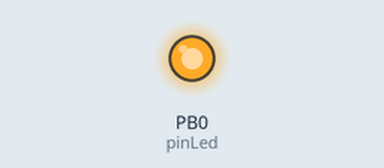
Recording of a program running on a simulated ATtiny85, built with avr-gcc and run on an emulated ATtiny85. Parts: output pins drawn as LEDs (lit = HIGH).

Above: at 0.1 s.
At 4.1 s:
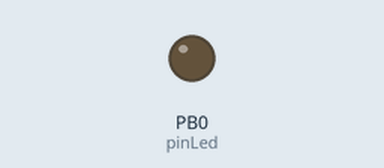
Timing chart, 0 to 6.2 s (numbered marks = the images above):
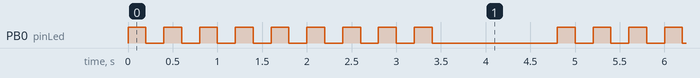

Measured:
- by itself, PB0 (pinLed): repeats every 4.8 s: 8 × (LOW 0.20 s, HIGH 0.20 s), LOW 1.4 s, HIGH 0.20 s
- by itself, everything shown: repeats every 4.8 s, in 18 steps

The program:

main.cpp
```cpp
#include <Arduino.h>

const int pinLed = 0;

const int baseDelay = 200;
const int stepCount = 9;

//const int steps[stepCount] = {1, 1, 1, 2, 2, 2, 1, 1, 1};
//const int steps[stepCount] = {1, 2, 1, 2, 1, 2, 1, 2, 1};
//const int steps[stepCount] = {2, 2, 1, 1, 2, 2, 1, 1, 1};
//const int steps[stepCount] = {1, 1, 1, 1, 2, 2, 2, 2, 1};
const int steps[stepCount] = {1, 1, 1, 1, 1, 1, 1, 1, 1};

void setup() {
    pinMode(pinLed, OUTPUT);
}

void loop() {
    for (int i = 0; i < stepCount; i++) {
        digitalWrite(pinLed, HIGH);
        delay(steps[i] * baseDelay);
        digitalWrite(pinLed, LOW);
        delay(baseDelay);
    }
    delay(baseDelay * 6);
}
```
